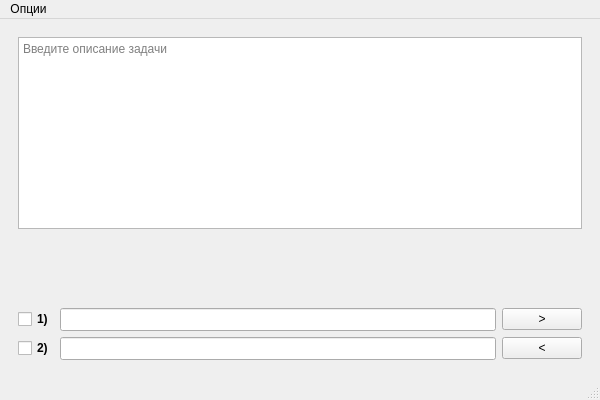
<?xml version="1.0" encoding="UTF-8"?>
<ui version="4.0">
 <class>MainWindow</class>
 <widget class="QMainWindow" name="MainWindow">
  <property name="geometry">
   <rect>
    <x>0</x>
    <y>0</y>
    <width>600</width>
    <height>400</height>
   </rect>
  </property>
  <property name="sizePolicy">
   <sizepolicy hsizetype="MinimumExpanding" vsizetype="MinimumExpanding">
    <horstretch>0</horstretch>
    <verstretch>0</verstretch>
   </sizepolicy>
  </property>
  <property name="minimumSize">
   <size>
    <width>600</width>
    <height>400</height>
   </size>
  </property>
  <property name="windowTitle">
   <string>Редактор тестов - задача   из </string>
  </property>
  <widget class="QWidget" name="centralwidget">
   <layout class="QVBoxLayout" name="verticalLayout">
    <item>
     <widget class="QWidget" name="widget" native="true">
      <layout class="QVBoxLayout" name="verticalLayout_2">
       <item>
        <widget class="QTextEdit" name="desc_edit">
         <property name="documentTitle">
          <string/>
         </property>
         <property name="undoRedoEnabled">
          <bool>true</bool>
         </property>
         <property name="html">
          <string>&lt;!DOCTYPE HTML PUBLIC &quot;-//W3C//DTD HTML 4.0//EN&quot; &quot;http://www.w3.org/TR/REC-html40/strict.dtd&quot;&gt;
&lt;html&gt;&lt;head&gt;&lt;meta name=&quot;qrichtext&quot; content=&quot;1&quot; /&gt;&lt;style type=&quot;text/css&quot;&gt;
p, li { white-space: pre-wrap; }
&lt;/style&gt;&lt;/head&gt;&lt;body style=&quot; font-family:'MS Shell Dlg 2'; font-size:8.25pt; font-weight:400; font-style:normal;&quot;&gt;
&lt;p style=&quot;-qt-paragraph-type:empty; margin-top:0px; margin-bottom:0px; margin-left:0px; margin-right:0px; -qt-block-indent:0; text-indent:0px;&quot;&gt;&lt;br /&gt;&lt;/p&gt;&lt;/body&gt;&lt;/html&gt;</string>
         </property>
         <property name="acceptRichText">
          <bool>false</bool>
         </property>
         <property name="placeholderText">
          <string>Введите описание задачи</string>
         </property>
        </widget>
       </item>
       <item>
        <spacer name="verticalSpacer">
         <property name="orientation">
          <enum>Qt::Vertical</enum>
         </property>
         <property name="sizeHint" stdset="0">
          <size>
           <width>20</width>
           <height>40</height>
          </size>
         </property>
        </spacer>
       </item>
       <item>
        <layout class="QGridLayout" name="gridLayout">
         <item row="0" column="2">
          <widget class="QPushButton" name="forward_btn">
           <property name="text">
            <string>&gt;</string>
           </property>
          </widget>
         </item>
         <item row="1" column="2">
          <widget class="QPushButton" name="back_btn">
           <property name="text">
            <string>&lt;</string>
           </property>
          </widget>
         </item>
         <item row="1" column="1">
          <widget class="QLineEdit" name="line2">
           <property name="font">
            <font>
             <pointsize>10</pointsize>
            </font>
           </property>
          </widget>
         </item>
         <item row="1" column="0">
          <widget class="QCheckBox" name="checkBox_2">
           <property name="font">
            <font>
             <weight>75</weight>
             <bold>true</bold>
            </font>
           </property>
           <property name="text">
            <string>2)</string>
           </property>
           <property name="checkable">
            <bool>true</bool>
           </property>
           <attribute name="buttonGroup">
            <string notr="true">buttonGroup</string>
           </attribute>
          </widget>
         </item>
         <item row="0" column="1">
          <widget class="QLineEdit" name="line1">
           <property name="font">
            <font>
             <pointsize>10</pointsize>
            </font>
           </property>
          </widget>
         </item>
         <item row="0" column="0">
          <widget class="QCheckBox" name="checkBox_1">
           <property name="font">
            <font>
             <weight>75</weight>
             <bold>true</bold>
            </font>
           </property>
           <property name="text">
            <string>1)</string>
           </property>
           <property name="checkable">
            <bool>true</bool>
           </property>
           <attribute name="buttonGroup">
            <string notr="true">buttonGroup</string>
           </attribute>
          </widget>
         </item>
        </layout>
       </item>
      </layout>
     </widget>
    </item>
   </layout>
  </widget>
  <widget class="QMenuBar" name="menubar">
   <property name="geometry">
    <rect>
     <x>0</x>
     <y>0</y>
     <width>600</width>
     <height>21</height>
    </rect>
   </property>
   <widget class="QMenu" name="menu">
    <property name="title">
     <string>Опции</string>
    </property>
    <widget class="QMenu" name="menu_2">
     <property name="title">
      <string>Новая задача</string>
     </property>
     <addaction name="create_multi"/>
     <addaction name="create_single"/>
    </widget>
    <addaction name="menu_2"/>
    <addaction name="delete_action"/>
    <addaction name="separator"/>
    <addaction name="save_action"/>
    <addaction name="separator"/>
    <addaction name="exit_action"/>
   </widget>
   <addaction name="menu"/>
  </widget>
  <widget class="QStatusBar" name="statusbar"/>
  <action name="delete_action">
   <property name="text">
    <string>Удалить задачу</string>
   </property>
   <property name="shortcut">
    <string>Ctrl+D</string>
   </property>
  </action>
  <action name="exit_action">
   <property name="text">
    <string>Выйти из редактора</string>
   </property>
  </action>
  <action name="create_multi">
   <property name="text">
    <string>Несколько ответов</string>
   </property>
  </action>
  <action name="create_single">
   <property name="text">
    <string>Один ответ</string>
   </property>
  </action>
  <action name="save_action">
   <property name="text">
    <string>Сохранить</string>
   </property>
   <property name="shortcut">
    <string>Ctrl+S</string>
   </property>
  </action>
 </widget>
 <resources/>
 <connections/>
 <buttongroups>
  <buttongroup name="buttonGroup">
   <property name="exclusive">
    <bool>true</bool>
   </property>
  </buttongroup>
 </buttongroups>
</ui>
